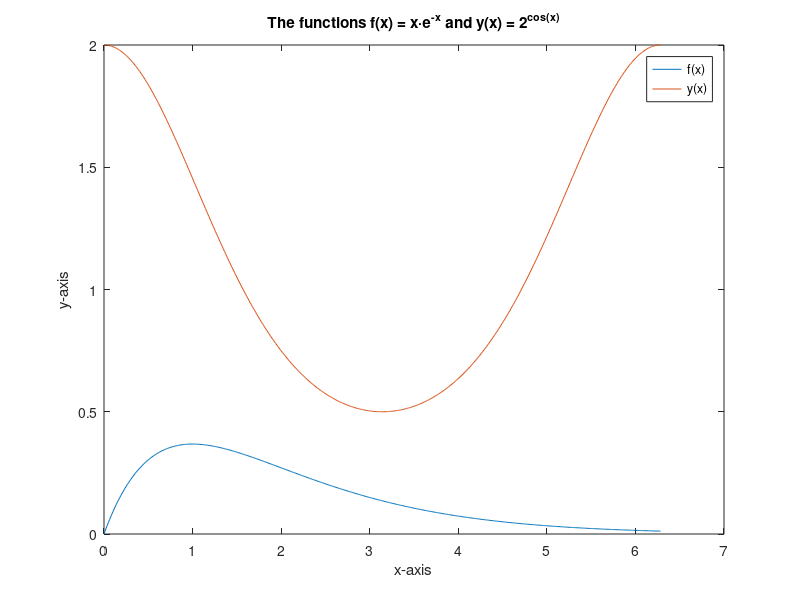
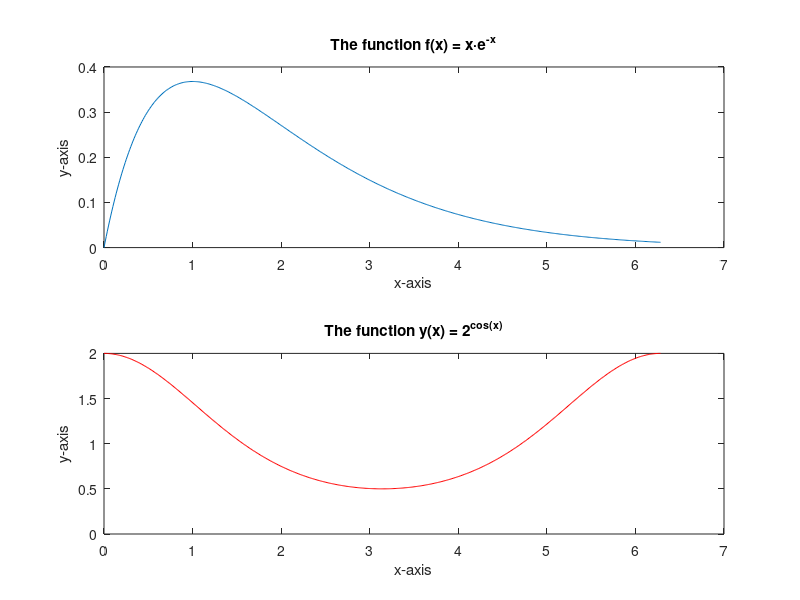

MATLAB code to generate these figures, in order:
x = linspace(0, 2*pi, 500);
f = x .* exp(-x);
y = 2 .^ cos(x);

figure(1)
plot(x, f, x, y)
title('The functions f(x) = x·e^{-x} and y(x) = 2^{cos(x)}')
xlabel('x-axis')
ylabel('y-axis')
legend('f(x)', 'y(x)')

figure(2)
subplot(2,1,1)
plot(x, f)
title('The function f(x) = x·e^{-x}')
xlabel('x-axis')
ylabel('y-axis')

subplot(2,1,2)
plot(x, y, 'r')
title('The function y(x) = 2^{cos(x)}')
xlabel('x-axis')
ylabel('y-axis')
